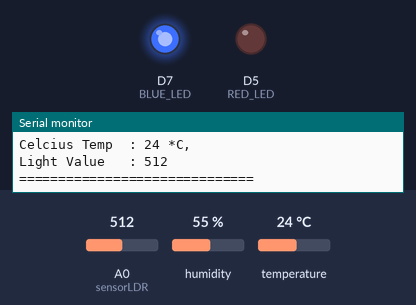
This program was run on a simulated ESP8266 (NodeMCU). On the bench: output pins drawn as LEDs (lit = HIGH), the last lines printed to the serial monitor. Inputs (shaded band) come from the test bench; at power-on: temperature 24 °C, A0 (sensorLDR) = 512, humidity 55 %.

Above: at 2.2 s.
2.3 s: temperature set to 29 °C
6.1 s: temperature set to 32 °C
At 8.2 s:
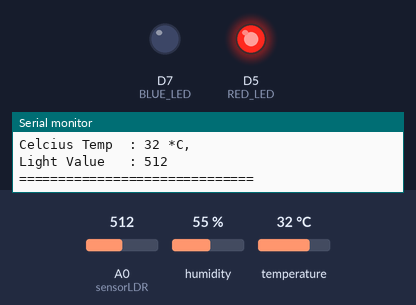
9.9 s: temperature set to 12 °C
At 10.5 s:
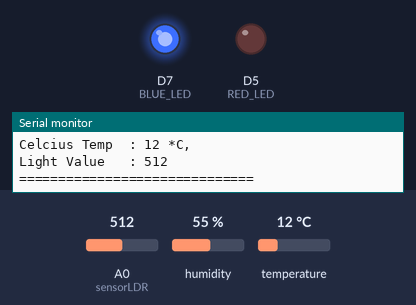
13.7 s: temperature set to 33 °C
At 17.5 s:
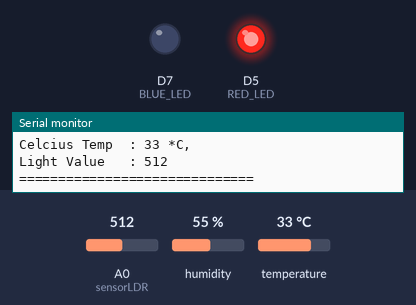
Timing chart, 0 to 18.6 s (numbered marks = the images above; inputs shaded):
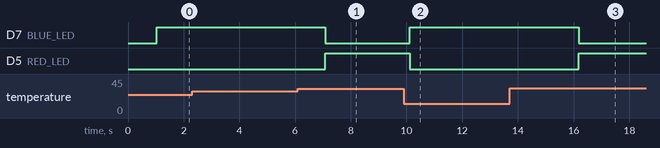

Measured:
- the behaviour switches between 30 and 31 °C on temperature (found by bisection; images 0 and 1)
- after the input at 6.1 s, D7 (BLUE_LED): HIGH → LOW after 0.99 s; D5 (RED_LED): LOW → HIGH after 0.99 s
- after the input at 9.9 s, D7 (BLUE_LED): LOW → HIGH after 0.22 s; D5 (RED_LED): HIGH → LOW after 0.22 s
- after the input at 13.7 s, D7 (BLUE_LED): HIGH → LOW after 2.5 s; D5 (RED_LED): LOW → HIGH after 2.5 s

The program:

main.cpp
```cpp
#include <Arduino.h>
#include <SimpleDHT.h>

// DHT Sensor
#define pinDHT 7   // SD3 pin signal sensor DHT

byte temperature = 0;
byte humidity = 0;

SimpleDHT11 dht11(D1); // instan sensor dht11

// LED RGB
#define RED_LED D5
#define GREEN_LED D6
#define BLUE_LED D7

// LDR Sensor
#define sensorLDR A0
int nilaiSensor;


void TempLDR()
{
  int err = SimpleDHTErrSuccess;
  nilaiSensor = analogRead(sensorLDR);

  if ((err = dht11.read(&temperature, &humidity, NULL)) != SimpleDHTErrSuccess)
  {
    Serial.print("Read DHT11 failed, err=");
    Serial.println(err);
    delay(1000);
    return;
  }


  if ((int)temperature <= 30 && nilaiSensor >= 500)
  {
    Serial.println("==============================");
    digitalWrite(RED_LED, LOW);
    digitalWrite(BLUE_LED, HIGH);
    Serial.println("Temperatur    : Cold");
    Serial.println("Light         : Dim");
    Serial.println("LED           : BLUE");
    Serial.print("Celcius Temp  : ");
    Serial.print((int)temperature);
    Serial.print(" *C, ");
    Serial.println();
    Serial.print("Light Value   : ");
    Serial.print((int)nilaiSensor);
    Serial.println();
    Serial.println("==============================");
  }


  else
  {
    Serial.println("==============================");
    digitalWrite(RED_LED, HIGH);
    digitalWrite(BLUE_LED, LOW);
    Serial.println("Temperatur    : Hot");
    Serial.println("Light         : Bright");
    Serial.println("LED           : RED");
    Serial.print("Celcius Temp  : ");
    Serial.print(temperature);
    Serial.print(" *C, ");
    Serial.println();
    Serial.print("Light Value   : ");
    Serial.print((int)nilaiSensor);
    Serial.println();
    Serial.println("==============================");
  }
}

void setup()
{
  Serial.begin(115200);
  Serial.println("TASK 1 : DHT11 SENSOR AND LDR SENSOR");
  pinMode(RED_LED, OUTPUT);
  pinMode(BLUE_LED, OUTPUT);
  delay(1000);
}
void loop() {
  TempLDR();
  Serial.println("");
  delay(3000);
}
```
